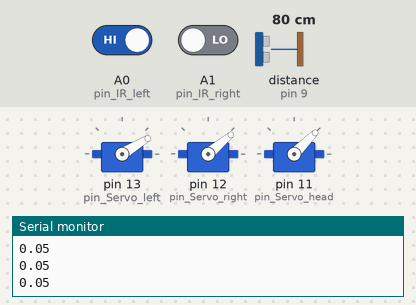
The sketch below on a simulated Arduino Uno, built with avr-gcc and run on an emulated ATmega328P. Shown: 3 × servo, the last lines printed to the serial monitor. The inputs (shaded band) are chosen by the test bench; at power-on: distance to the obstacle (sensor on pin 9) 80 cm, A0 (pin_IR_left) HIGH, A1 (pin_IR_right) LOW. The echo pulse lasts 58.3 µs per cm.

Above: at 3.2 s.
3.3 s: distance to the obstacle (sensor on pin 9) set to 2 cm
At 4.4 s:
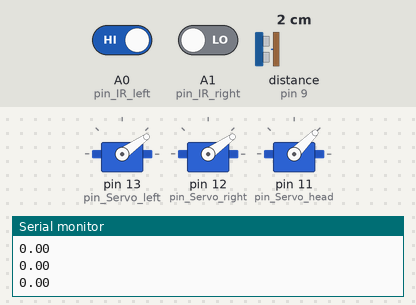
4.8 s: A0 (pin_IR_left) driven LOW
At 5.3 s:
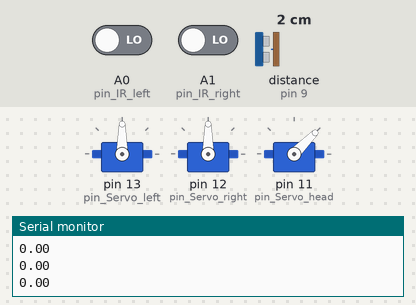
6.3 s: A1 (pin_IR_right) driven HIGH
At 7.4 s:
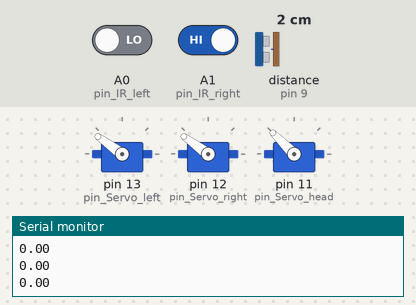
7.8 s: distance to the obstacle (sensor on pin 9) set to 35 cm
At 9.0 s:
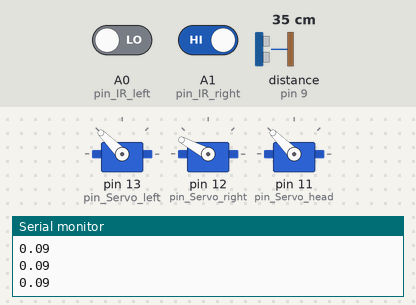
9.3 s: A0 (pin_IR_left) driven HIGH
At 9.8 s:
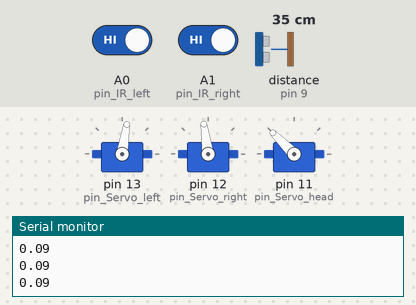
10.8 s: A0 (pin_IR_left) driven LOW and A1 (pin_IR_right) driven LOW
At 12.7 s:
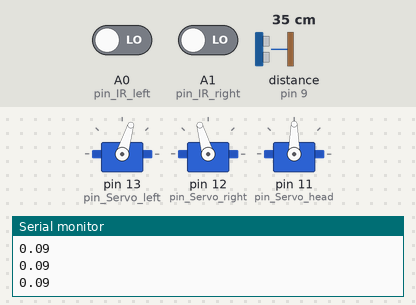
Timing chart, 0 to 13.8 s (numbered marks = the images above; inputs shaded):
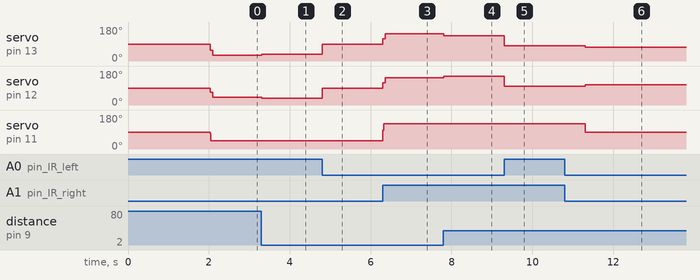

Measured:
- after the input at 3.3 s, servo on pin 13 (pin_Servo_left): 31° → 35° at once; servo on pin 12 (pin_Servo_right): 40° → 35° at once
- after the input at 4.8 s, servo on pin 13 (pin_Servo_left), servo on pin 12 (pin_Servo_right): 35° → 90° at once
- after the input at 6.3 s, servo on pin 13 (pin_Servo_left), servo on pin 12 (pin_Servo_right): 90° → 117° at once, → 144° 0.06 s later; servo on pin 11 (pin_Servo_head): 45° → 135° at once
- after the input at 7.8 s, servo on pin 13 (pin_Servo_left): 144° → 135° at once; servo on pin 12 (pin_Servo_right): 144° → 152° at once
- after the input at 9.3 s, servo on pin 13 (pin_Servo_left): 135° → 81° at once; servo on pin 12 (pin_Servo_right): 152° → 98° at once
- after the input at 10.8 s, servo on pin 13 (pin_Servo_left): 81° → 73° after 0.51 s; servo on pin 12 (pin_Servo_right): 98° → 106° after 0.51 s; servo on pin 11 (pin_Servo_head): 135° → 90° after 0.51 s

The sketch:

main.ino
```cpp
#include <NewPing.h>
#include <Servo.h>

#define TRIGGER_PIN  9
#define ECHO_PIN     9
#define MAX_DISTANCE 200
#define Ref_Distance 13

NewPing sonar(TRIGGER_PIN, ECHO_PIN, MAX_DISTANCE);
Servo servo_left;
Servo servo_right;
Servo servo_head;

const int pin_Servo_left = 13;
const int pin_Servo_right = 12;
const int pin_Servo_head = 11;

const int pin_IR_left = A0;
const int pin_IR_right = A1;

int incomingByte = 0;
int IR_left = 0;
int IR_right = 0;
int turnleft = 0;
int turnright = 0;
int rechtdoor = 0;
int prevCross = 0;
const float alpha = 0.3;
const float beta = 0.002;
float baseSpeed = 0.05;
float ACCSpeed = 0.05;
int headTurn = 0;

//Variables for communication
int iter = 0;
int receivedID = 0;
char endMarker = '\n';
const byte numChars = 32;
char receivedChars[numChars];


//Zigbee implementation
#define SELF     43
#define PAN_ID           "A008"
#define CHANNEL_ID       "0F"
bool waitMode = false;
int crossingsPassed = 0;

// some macros needed for the xbee_init function. Do not touch :-).
#define STRING(name) #name
#define TOSTRING(x) STRING(x)

// the xbee_init function initializes the XBee Zigbee module
void xbee_init(void) {
  Serial.begin(9600);                         // set the baud rate to 9600 to match the baud rate of the xbee module
  Serial.flush();                             // make sure the buffer of the serial connection is empty
  Serial.print("+++");                        // sending the characters '+++' will bring the XBee module in its command mode (see https://cdn.sparkfun.com/assets/resources/2/9/22AT_Commands.pdf)
  delay(2000);                                // it will only go in command mode if there is a long enough pause after the '+++' characters. Wait two seconds.
  Serial.print("ATCH " CHANNEL_ID "\r");      // set the channel to CHANNEL_ID
  Serial.print("ATID " PAN_ID "\r");          // set the network PAN ID to PAN_ID
  Serial.print("ATMY " TOSTRING(SELF) "\r");  // set the network ID of this module to SELF
  Serial.print("ATDH 0000\rATDL FFFF\r");     // configure the modue to broadcast all messages to all other nodes in the PAN
  Serial.print("ATCN\r");                     // exit command mode and return to transparent mode, communicate all data on the serial link onto the wireless network
}

void move_servos(float baseSpeed, float offset) {
  float speed_left = -baseSpeed +  offset;
  float speed_right = baseSpeed + offset;

  speed_left = constrain(speed_left, -1, 1);
  speed_right = constrain(speed_right, -1, 1);

  servo_left.write(90 + speed_left * 90);
  servo_right.write(90 + speed_right * 90);
}


int getMessage() {
  //Enter messages using the format 'xIDMessage', where x is either 0 for debug or 1 for real message, ID is the ID of the sending robot and then the Message
  if (Serial.available() > 0) {               //A message is available
    int startBit = Serial.read();
    switch (startBit) {
      case 48 :                           //48 = ascii for 0, debug message
        while (Serial.read() >= 0) { }
        return 1;                       //return a 1 that indicates that it is a debug message
        break;

      case 49:                            //49 = ascii for 1, this message is relevant
        receivedID = Serial.read();
        for (int j = 0; j < numChars; j++) {
          receivedChars[j] = ' ';
        }
        char tempChar;
        iter = -1;

        while (Serial.available() > 0) {
          tempChar = Serial.read();
          iter++;
          if (tempChar != endMarker && iter < numChars) {
            receivedChars[iter] = tempChar;
          }

          else {
            break;
          }
        }

        receivedChars[iter + 1] = '\0';
        return 2;                           //Return 2 because it is a relevant message.
        break;

      default:
        while (Serial.read() >= 0) { }
        return 404;                     //Return 404 in case of an error.
        break;
    }
  }
  else {
    return 0; // No message was available
  }
}


void setup()
{
  xbee_init();
  Serial.begin(9600);
  Serial.println("This is the XBee - Broadcast program.");
  servo_left.attach(pin_Servo_left);
  servo_right.attach(pin_Servo_right);
  servo_head.attach(pin_Servo_head);
  servo_left.write(90);
  servo_right.write(90);
}

float ACC() {                                                   //active cruise control algorithm, determines speed
  int Distance = sonar.ping_cm();
  //  Serial.println(Distance);
  if (Distance > 49 || Distance == 0) {                         // Nothing in front, you are the leader
    return ACCSpeed;
  } else if (Distance < 50 && Distance > Ref_Distance + 5) {    // Larger than preffered distance, gradruately speed up
    return ACCSpeed + beta * (Distance - Ref_Distance);
  } else if (Distance < Ref_Distance - 3) {                     // too small, gradruatly slow down
    return max(ACCSpeed - abs(3 * beta * (Distance - Ref_Distance))+0.01, 0.01) - 0.01;
  } else {                                                      // in the window, only make small adjustments.
    return ACCSpeed + 0.1 * beta * (Distance - Ref_Distance);
  }
}

void loop()
{
  if (!waitMode) {
    baseSpeed = ACC();                          //determine speed with Active cruise control.
    Serial.println(baseSpeed);

    // Read from IR sensors
    IR_left = digitalRead(pin_IR_left);
    IR_right = digitalRead(pin_IR_right);

    if (IR_left == LOW && IR_right == LOW) {      // If no line is detected
      rechtdoor++;
      if (prevCross == 1) {
        crossingsPassed++;
        prevCross = 0;
      }

      if (rechtdoor > 80) {                       //increase speed on long straights
        move_servos(2 * baseSpeed, 0);
        if (baseSpeed > 0.03) {
          headTurn = 0;
        }
      } else {
        move_servos(baseSpeed, 0);
      }
      //update average for head direction
    } else if (IR_left == HIGH && IR_right == LOW) { // if line is detected by left side
      turnleft ++;
      rechtdoor = 0;
      if (turnleft > 10) {                         //on sharp corners turn faster
        move_servos(baseSpeed, -2 * alpha);
      } else {
        move_servos(baseSpeed, -alpha);
      }
      if (turnleft > 3) {
        headTurn = -45;
      } else {
        headTurn = -10;
      }

    } else if (IR_left == LOW && IR_right == HIGH) {    // if line is detected by right side
      turnright ++;
      rechtdoor = 0;
      if (turnright > 10) {                         //on sharp corners turn faster
        move_servos(baseSpeed, 2 * alpha);
      } else {
        move_servos(baseSpeed, alpha);
      }

      if (turnright > 3) {
        headTurn = 45;
      } else {
        headTurn = 10;
      }
    } else if (IR_left == HIGH && IR_right == HIGH) {
      //If I am first robot wait 10 seconds at line. If I am not the first 'head' robot continue driving
      rechtdoor = 0;
      //waitMode = true;
      prevCross = 1;
      move_servos(baseSpeed, 0);
    }
  } else if (waitMode == true) {
    if (Serial.available() > 0) {
      incomingByte = Serial.read();
      if (incomingByte == 55) {
        waitMode = false;
        move_servos(baseSpeed, 0);
        delay(200);
      }
    }
  }
  servo_head.write(90 + headTurn); //turn head in turning direction
}
```
